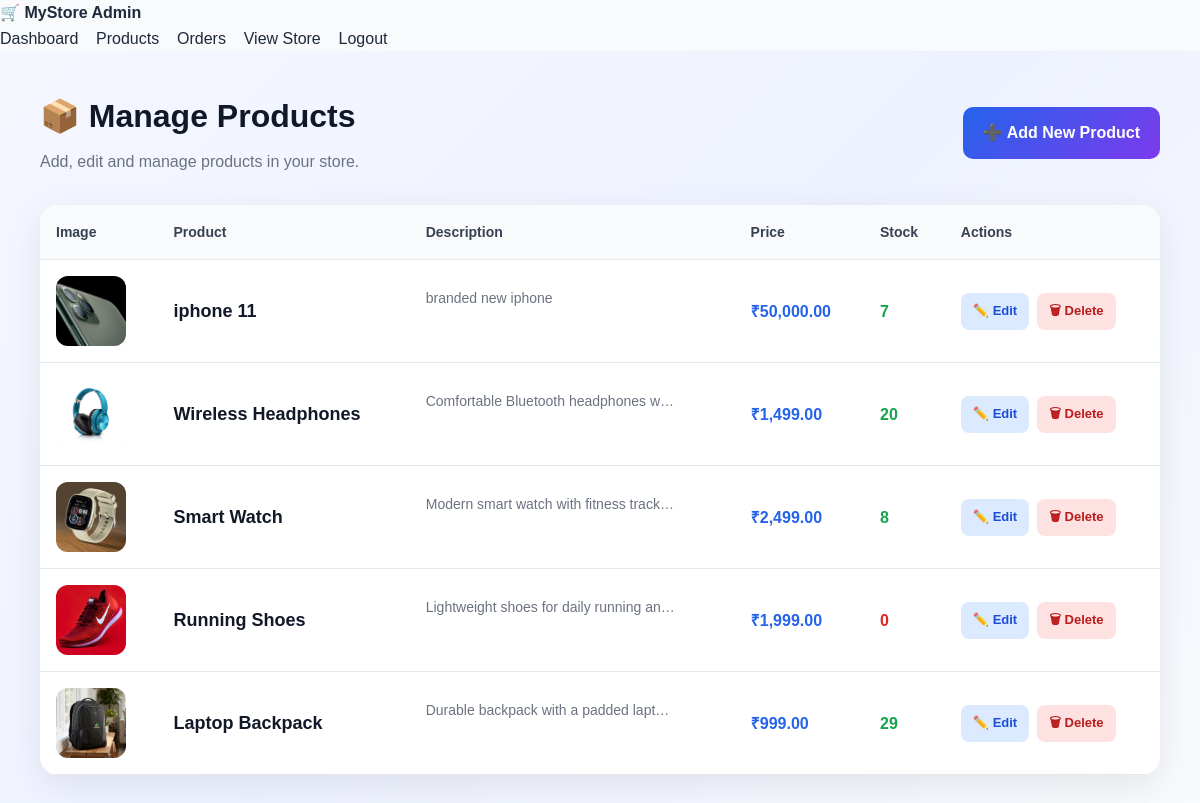
/admin/products.php (signed in), run on the app's committed database.
### tables this page shows
CREATE TABLE `products` (
  `id` int(11) NOT NULL,
  `name` varchar(150) NOT NULL,
  `description` text DEFAULT NULL,
  `price` decimal(10,2) NOT NULL,
  `image` varchar(500) DEFAULT NULL,
  `stock` int(11) NOT NULL DEFAULT 0,
  `created_at` timestamp NOT NULL DEFAULT current_timestamp()
);

### admin/products.php (the view, shortened to what this page needs)
<?php
require_once "../config/database.php";
$result = $conn->query(
    "SELECT
        id,
        name,
        description,
        price,
        image,
        stock,
        created_at
     FROM products
     ORDER BY created_at DESC"
);
$products = [];
while ($row = $result->fetch_assoc()) {
    $products[] = $row;
}
?>
<!DOCTYPE html>
<html lang="en">
<head>
    <link
        rel="stylesheet"
        href="../assets/css/style.css"
    >
</head>
<body>
<nav class="admin-topbar">
    <div>
        <strong>
            🛒 MyStore Admin
        </strong>
    </div>
    <div>
        <a href="dashboard.php">
            Dashboard
        </a>
        <a href="products.php">
            Products
        </a>
        <a href="orders.php">
            Orders
        </a>
        <a href="../index.php">
            View Store
        </a>
        <a href="../logout.php">
            Logout
        </a>
    </div>
</nav>
<section class="admin-products-page">
    <div class="products-header">
        <div>
            <h1>
                📦 Manage Products
            </h1>
            <p>
                Add, edit and manage products in your store.
            </p>
        </div>
        <a
            href="add_product.php"
            class="add-product-btn"
        >
            ➕ Add New Product
        </a>
    </div>
    <?php if (empty($products)): ?>
        <div class="products-table-box">
            <div class="empty-products">
                <div class="empty-products-icon">
                    📦
                </div>
                <h2>
                    No Products Found
                </h2>
                <p>
                    Start by adding your first product.
                </p>
                <br>
                <a
                    href="add_product.php"
                    class="add-product-btn"
                >
                    ➕ Add Product
                </a>
            </div>
        </div>
    <?php else: ?>
        <div class="products-table-box">
            <table class="products-table">
                <thead>
                    <tr>
                        <th>
                            Image
                        </th>
                        <th>
                            Product
                        </th>
                        <th>
                            Description
                        </th>
                        <th>
                            Price
                        </th>
                        <th>
                            Stock
                        </th>
                        <th>
                            Actions
                        </th>
                    </tr>
                </thead>
                <tbody>
                    <?php foreach (
                        $products as $product
                    ): ?>
                        <?php
                        if ($product["stock"] <= 0) {
                            $stock_class =
                                "stock-out";
                        } elseif (
                            $product["stock"] <= 5
                        ) {
                            $stock_class =
                                "stock-low";
                        } else {
                            $stock_class =
                                "stock-good";
                        }
                        $image = !empty(
                            $product["image"]
                        )
                            ? "../assets/images/" .
                              basename(
                                  $product["image"]
                              )
                            : "../assets/images/default-product.png";
                        ?>
                        <tr>
                            <td>
                                <img
                                    src="<?php
                                    echo htmlspecialchars(
                                        $image
                                    );
                                    ?>"
                                    class="product-image"
                                    alt="<?php
                                    echo htmlspecialchars(
                                        $product["name"]
                                    );
                                    ?>"
                                >
                            </td>
                            <td>
                                <div class="product-name">
                                    <?php
                                    echo htmlspecialchars(
                                        $product["name"]
                                    );
                                    ?>
                                </div>
                            </td>
                            <td>
                                <div
                                    class="product-description"
                                    title="<?php
                                    echo htmlspecialchars(
                                        $product["description"] ?? ""
                                    );
                                    ?>"
                                >
                                    <?php
                                    echo htmlspecialchars(
                                        $product["description"] ?? ""
                                    );
                                    ?>
                                </div>
                            </td>
                            <td>
                                <span class="price">
                                    ₹<?php
                                    echo number_format(
                                        $product["price"],
                                        2
                                    );
                                    ?>
                                </span>
                            </td>
                            <td>
                                <span
                                    class="
                                        stock
                                        <?php
                                        echo $stock_class;
                                        ?>
                                    "
                                >
                                    <?php
                                    echo $product["stock"];
                                    ?>
                                </span>
                            </td>
                            <td>
                                <div class="action-buttons">
                                    <a
                                        href="edit_product.php?id=<?php
                                        echo $product["id"];
                                        ?>"
                                        class="edit-btn"
                                    >
                                        ✏️ Edit
                                    </a>
                                    <a
                                        href="products.php?action=delete&id=<?php
                                        echo $product["id"];
                                        ?>"
                                        class="delete-btn"
                                        onclick="
                                            return confirm(
                                                'Are you sure you want to delete this product?'
                                            );
                                        "
                                    >
                                        🗑 Delete
                                    </a>
                                </div>
                            </td>
                        </tr>
                    <?php endforeach; ?>
                </tbody>
            </table>
        </div>
    <?php endif; ?>
</section>
</body>
</html>

### assets/css/style.css (style rules this page uses)
* { margin: 0; padding: 0; box-sizing: border-box; }
html { scroll-behavior: smooth; }
body { font-family: Arial, Helvetica, sans-serif; background: #f8fafc; color: #1e293b; line-height: 1.6; }
a { text-decoration: none; color: inherit; }
img { max-width: 100%; display: block; }
.products-header { display: flex; justify-content: space-between; align-items: center; margin-bottom: 30px; }
.products-header h1 { color: #0f172a; font-size: 32px; }
.product-image { width: 100%; height: 220px; object-fit: cover; background: #f1f5f9; }
.product-name { margin: 6px 0; color: #0f172a; font-size: 18px; }
.product-description { margin-bottom: 25px; color: #64748b; line-height: 1.8; }

### admin/products.php (style rules this page uses)
.admin-products-page { min-height: 100vh; background: linear-gradient( 135deg, #f5f7ff, #eef2ff, #f8fafc ); padding: 40px; }
.products-header { max-width: 1250px; margin: 0 auto 30px; display: flex; justify-content: space-between; align-items: center; gap: 20px; }
.products-header h1 { margin: 0; font-size: 32px; color: #111827; }
.products-header p { margin: 7px 0 0; color: #6b7280; }
.add-product-btn { display: inline-block; padding: 13px 20px; background: linear-gradient( 135deg, #2563eb, #7c3aed ); color: white; text-decoration: none; border-radius: 10px; font-weight: 700; transition: 0.3s; }
.products-table-box { max-width: 1250px; margin: auto; background: white; border-radius: 18px; box-shadow: 0 10px 35px rgba(0, 0, 0, 0.08); overflow-x: auto; }
.products-table { width: 100%; border-collapse: collapse; min-width: 850px; }
.products-table th { background: #f8fafc; color: #374151; text-align: left; padding: 16px; font-size: 14px; border-bottom: 1px solid #e5e7eb; }
.products-table td { padding: 16px; border-bottom: 1px solid #e5e7eb; color: #374151; vertical-align: middle; }
.product-image { width: 70px; height: 70px; object-fit: cover; border-radius: 12px; background: #f3f4f6; }
.product-name { font-weight: 700; color: #111827; max-width: 200px; }
.product-description { max-width: 250px; color: #6b7280; font-size: 14px; white-space: nowrap; overflow: hidden; text-overflow: ellipsis; }
.price { color: #2563eb; font-weight: 800; white-space: nowrap; }
.stock { font-weight: 700; }
.stock-good { color: #16a34a; }
.stock-out { color: #dc2626; }
.action-buttons { display: flex; gap: 8px; }
.edit-btn, .delete-btn { display: inline-block; padding: 8px 12px; border-radius: 8px; text-decoration: none; font-size: 13px; font-weight: 700; }
.edit-btn { background: #dbeafe; color: #1d4ed8; }
.delete-btn { background: #fee2e2; color: #b91c1c; }

### data on the page
products: image (picture), name "iphone 11", description "branded new iphone", price "50,000.00", stock "7"
products: image (picture), name "Wireless Headphones", description "Comfortable Bluetooth headphones w…", price "1,499.00", stock "20"
products: image (picture), name "Smart Watch", description "Modern smart watch with fitness track…", price "2,499.00", stock "8"
products: image (picture), name "Running Shoes", description "Lightweight shoes for daily running an…", price "1,999.00", stock "0"
products: image (picture), name "Laptop Backpack", description "Durable backpack with a padded lapt…", price "999.00", stock "29"
